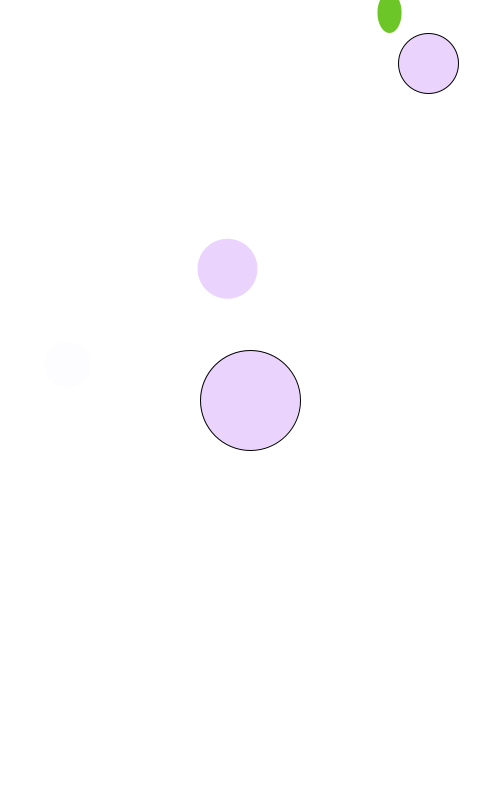
Frame 1 (no input)
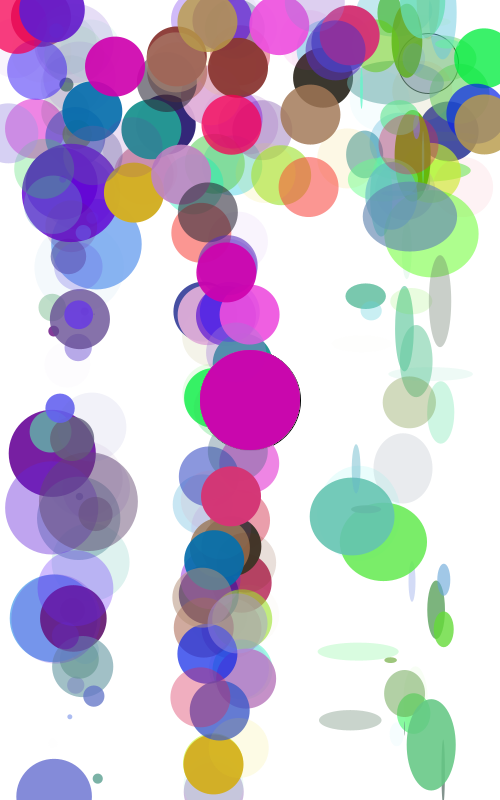
Frame 60 (the mouse pressed at the canvas centre just before this capture)
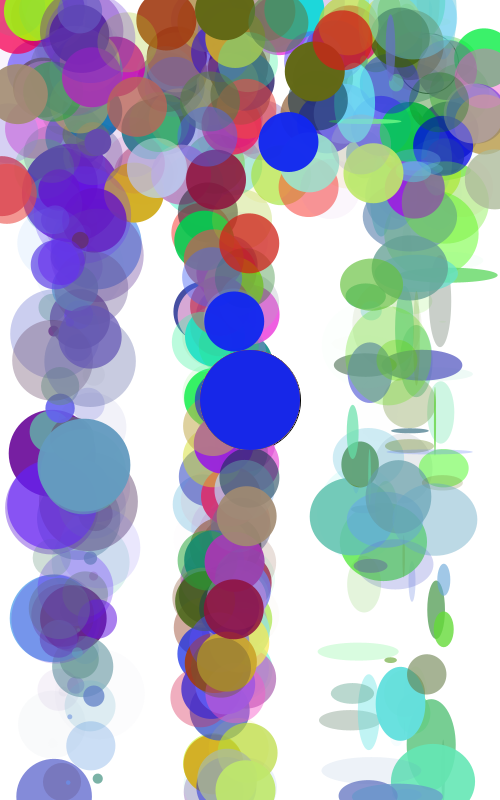
Frame 120 (the mouse held since frame 60 and released just before this capture)

The Processing sketch that drew these frames (run headless with seeded random() and noise(); from frame 60 on, the mouse is pressed at the canvas centre):

// Processing sketch: processing_170653
// ── processing_170653.pde


float circulox;
int circuloy;
int dim;
int dimB=120;

float velocidad = 0.01;
float r=100;
float g=100;
float b=200;

void setup() {
  size(500, 800);
  background(255);
  circulox=70;
  circuloy=100;
  dim=60;
}

void draw() {
  //background(random(0, 255));
  fill(r, g, b);

  fill(circulox);
  circuloy=100;

  fill(random(0, 255), random(0, 255), random(0, 255), random(0, 255));
  

  ellipse(width/2,height/2,100,100);
  circulox=circulox+velocidad;
  r=r+velocidad;

  ellipse(random(500),random(200),dim,dim);
  noStroke();
  float dim2= random(100);

  ellipse(random(400, width)/2, random(height), dim, dim);
  println(circulox);

  fill(100, random(0, 200), random(100, 255), random(0, 255));
  ellipse(random(50, 100), random(height), dim2, dim2);//random(cualquier punto entre dos X, o dos Y)

  fill(r, random(100, 255), random(0, 255), random(0, 255));
  ellipse(random(350, 450), random(height), random(100), random(100)); }
